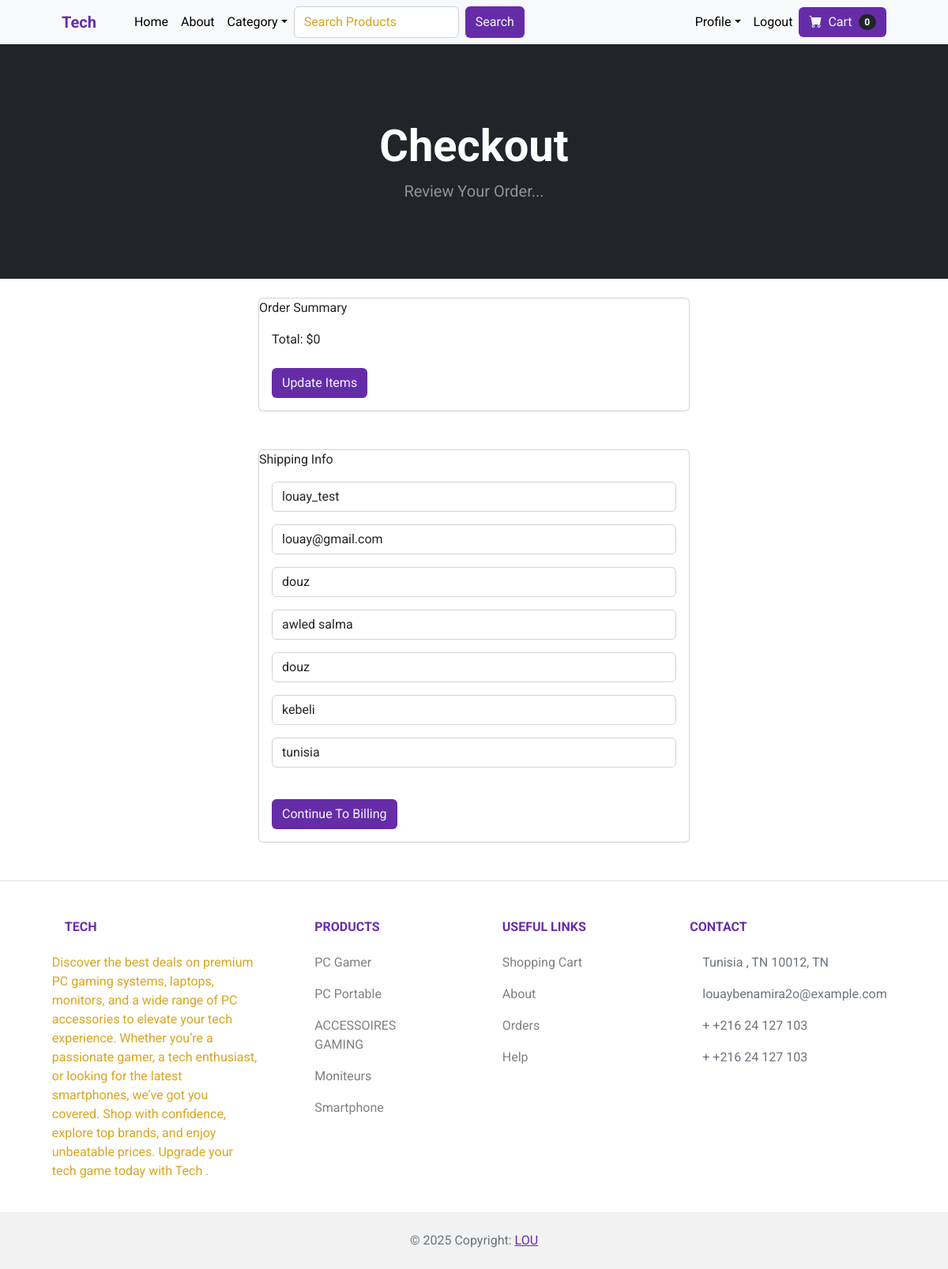
The page /payment/checkout (signed in) on the database its author committed.
### payment/models.py (models this page shows, shortened)
class ShippingAddress(models.Model):
	user = models.ForeignKey(User, on_delete=models.CASCADE, null=True, blank=True)
	shipping_full_name = models.CharField(max_length=255)
	shipping_email = models.CharField(max_length=255)
	shipping_address1 = models.CharField(max_length=255)
	shipping_address2 = models.CharField(max_length=255, null=True, blank=True)
	shipping_city = models.CharField(max_length=255)
	shipping_state = models.CharField(max_length=255, null=True, blank=True)
	shipping_country = models.CharField(max_length=255)
	class Meta:
		verbose_name_plural = "Shipping Address"

### payment/views.py (the view)
# urls.py: path('checkout', views.checkout, name='checkout'),
def checkout(request):
   cart = Cart(request)
   cart_products = cart.get_prods
   quantities = cart.get_quants
   totals = cart.cart_total()
   if request.user.is_authenticated:
        shipping_user = ShippingAddress.objects.get(user__id=request.user.id)
        shipping_form = ShippingForm(request.POST or None, instance=shipping_user)
        return render(request, "checkout.html", {"cart_products":cart_products, "quantities":quantities, "totals":totals, "shipping_form":shipping_form })
   else:
        shipping_form = ShippingForm(request.POST or None)
        return render(request, "checkout.html", {"cart_products":cart_products, "quantities":quantities, "totals":totals, "shipping_form":shipping_form})

### cart/cart.py (called while the page is built, shortened)
    def __len__(self):
      return len(self.cart)

    def get_prods(self):
      product_ids = self.cart.keys()
      products = Product.objects.filter(id__in=product_ids)
      return products

    def cart_total(self):
        product_ids = self.cart.keys()
        products = Product.objects.filter(id__in=product_ids)
        quantities = self.cart
        total = 0
        print(quantities.items())
        return total

### cart/context_processors.py (called while the page is built)
def cart(request):
	return {'cart': Cart(request)}

### payment/templates/checkout.html (shortened to what this page needs)
{% extends 'base.html' %}
{% block content %}
  <header class="bg-dark py-5">
    <div class="container px-4 px-lg-5 my-5">
      <div class="text-center text-white">
        <h1 class="display-4 fw-bolder">Checkout</h1>
        <p class="lead fw-normal text-white-50 mb-0">Review Your Order...</p>
      </div>
    </div>
  </header>
  <br />
  <div class="container">
    <div class="row">
      <div class="col-md-6 offset-md-3">
        <div class="card">
          <div class="card-header">Order Summary</div>
          <div class="card-body">
            Total: ${{ totals }}
            <br /><br />
            <a href="{% url 'cart_summary' %}" class="btn btn-sm btn-outline-secondary">Update Items</a>
          </div>
        </div>
        <br /><br />
        <div class="card">
          <div class="card-header">Shipping Info</div>
          <div class="card-body">
            <form method="POST" action="{% url 'billing_info' %}">
              {{ shipping_form.as_p }}
              <br />
              <button type="submit" class="btn btn-secondary">Continue To Billing</button>
            </form>
          </div>
        </div>
      </div>
    </div>
  </div>
{% endblock %}

### store/templates/navbar.html (style rules this page uses)
* { font-family: 'Roboto', serif; }
.form-control::placeholder { color: goldenrod; opacity: 1; }
.btn { --bs-btn-padding-x: 0.75rem; --bs-btn-padding-y: 0.375rem; --bs-btn-font-family: ; --bs-btn-font-size: 1rem; --bs-btn-font-weight: 400; --bs-btn-line-height: 1.5; --bs-btn-color: #fff; --bs-btn-bg: transparent; --bs-btn-border-width: 1px; --bs-btn-border-color: transparent; --bs-btn-border-radius: 0.375rem; --bs-btn-hover-border-color: transparent; --bs-btn-box-shadow: inset 0 1px 0 rgba(255, 255, 255, 0.15), 0 1px 1px rgba(0, 0, 0, 0.075); --bs-btn-disabled-opacity: 0.65; --bs-btn-focus-box-shadow: 0 0 0 0.25rem rgba(var(--bs-btn-focus-shadow-rgb), 0.5); display: inline-block; padding: var(--bs-btn-padding-y) var(--bs-btn-padding-x); font-family: var(--bs-btn-font-family); font-size: var(--bs-btn-font-size); font-weight: var(--bs-btn-font-weight); line-height: var(--bs-btn-line-height); color: aliceblue; text-align: center; text-decoration: none; vertical-align: middle; cursor: pointer; -webkit-user-select: none; -moz-user-select: none; user-select: none; border: var(--bs-btn-border-width) solid var(--bs-btn-border-color); border-radius: var(--bs-btn-border-radius); background-color: rgb(102, 44, 168); transition: color 0.15s ease-in-out, background-color 0.15s ease-in-out, border-color 0.15s ease-in-out, box-shadow 0.15s ease-in-out; }

### store/templates/base.html (style rules this page uses)
body { --sb-track-color: #232e33; --sb-thumb-color: #ffd300; --sb-size: 14px; }

### rows shown on the page
ShippingAddress: shipping_full_name "louay_test", shipping_email "louay@gmail.com", shipping_address1 "douz", shipping_address2 "awled salma", shipping_city "douz", shipping_state "kebeli", shipping_country "tunisia"

### other values the page prints
{{ cart|length }} "0"
{{ totals }} "0"
